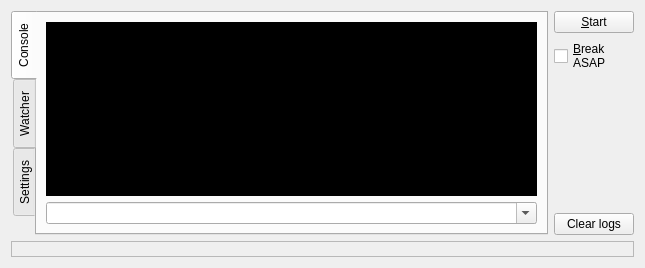
<?xml version="1.0" encoding="UTF-8"?>
<ui version="4.0">
 <class>DebuggerWidget</class>
 <widget class="QWidget" name="DebuggerWidget">
  <property name="geometry">
   <rect>
    <x>0</x>
    <y>0</y>
    <width>645</width>
    <height>268</height>
   </rect>
  </property>
  <property name="windowTitle">
   <string>Form</string>
  </property>
  <layout class="QVBoxLayout" name="verticalLayout_3">
   <item>
    <layout class="QVBoxLayout" name="verticalLayout">
     <item>
      <layout class="QHBoxLayout" name="horizontalLayout">
       <item>
        <widget class="QTabWidget" name="tabWidget">
         <property name="tabPosition">
          <enum>QTabWidget::West</enum>
         </property>
         <property name="currentIndex">
          <number>0</number>
         </property>
         <widget class="QWidget" name="tab">
          <attribute name="title">
           <string>Console</string>
          </attribute>
          <layout class="QVBoxLayout" name="verticalLayout_4">
           <item>
            <widget class="OutputView" name="debugLogs">
             <property name="styleSheet">
              <string notr="true">background-color: rgb(0, 0, 0);</string>
             </property>
            </widget>
           </item>
           <item>
            <widget class="QComboBox" name="commandBox">
             <property name="editable">
              <bool>true</bool>
             </property>
            </widget>
           </item>
          </layout>
         </widget>
         <widget class="QWidget" name="tab_2">
          <attribute name="title">
           <string>Watcher</string>
          </attribute>
          <layout class="QVBoxLayout" name="verticalLayout_5">
           <item>
            <widget class="QTreeWidget" name="treeFrames">
             <column>
              <property name="text">
               <string>Time(ms)</string>
              </property>
             </column>
             <column>
              <property name="text">
               <string>Frame name</string>
              </property>
             </column>
             <column>
              <property name="text">
               <string>Type</string>
              </property>
             </column>
             <column>
              <property name="text">
               <string>Variable</string>
              </property>
             </column>
             <column>
              <property name="text">
               <string>Value</string>
              </property>
             </column>
            </widget>
           </item>
          </layout>
         </widget>
         <widget class="QWidget" name="tab_3">
          <attribute name="title">
           <string>Settings</string>
          </attribute>
          <layout class="QGridLayout" name="gridLayout">
           <item row="0" column="0">
            <widget class="QGroupBox" name="groupBox">
             <property name="title">
              <string>Serial</string>
             </property>
             <layout class="QFormLayout" name="formLayout">
              <item row="0" column="0">
               <widget class="QLabel" name="label_2">
                <property name="text">
                 <string>Baud rate:</string>
                </property>
               </widget>
              </item>
              <item row="0" column="1">
               <widget class="QComboBox" name="baudRateBox"/>
              </item>
             </layout>
            </widget>
           </item>
           <item row="1" column="0">
            <spacer name="verticalSpacer_2">
             <property name="orientation">
              <enum>Qt::Vertical</enum>
             </property>
             <property name="sizeHint" stdset="0">
              <size>
               <width>20</width>
               <height>40</height>
              </size>
             </property>
            </spacer>
           </item>
           <item row="0" column="1">
            <spacer name="horizontalSpacer">
             <property name="orientation">
              <enum>Qt::Horizontal</enum>
             </property>
             <property name="sizeHint" stdset="0">
              <size>
               <width>40</width>
               <height>20</height>
              </size>
             </property>
            </spacer>
           </item>
          </layout>
         </widget>
        </widget>
       </item>
       <item>
        <layout class="QVBoxLayout" name="verticalLayout_2">
         <item>
          <widget class="QPushButton" name="pushStartStop">
           <property name="text">
            <string>&amp;Start</string>
           </property>
          </widget>
         </item>
         <item>
          <widget class="QCheckBox" name="checkBreak">
           <property name="text">
            <string>&amp;Break
ASAP</string>
           </property>
          </widget>
         </item>
         <item>
          <spacer name="verticalSpacer">
           <property name="orientation">
            <enum>Qt::Vertical</enum>
           </property>
           <property name="sizeHint" stdset="0">
            <size>
             <width>20</width>
             <height>40</height>
            </size>
           </property>
          </spacer>
         </item>
         <item>
          <widget class="QPushButton" name="pushClearLogs">
           <property name="text">
            <string>Clear logs</string>
           </property>
          </widget>
         </item>
        </layout>
       </item>
      </layout>
     </item>
    </layout>
   </item>
   <item>
    <widget class="QLabel" name="statusLabel">
     <property name="frameShape">
      <enum>QFrame::StyledPanel</enum>
     </property>
     <property name="frameShadow">
      <enum>QFrame::Sunken</enum>
     </property>
    </widget>
   </item>
  </layout>
 </widget>
 <customwidgets>
  <customwidget>
   <class>OutputView</class>
   <extends>QTextBrowser</extends>
   <header>gui/OutputView.h</header>
  </customwidget>
 </customwidgets>
 <resources/>
 <connections/>
</ui>
